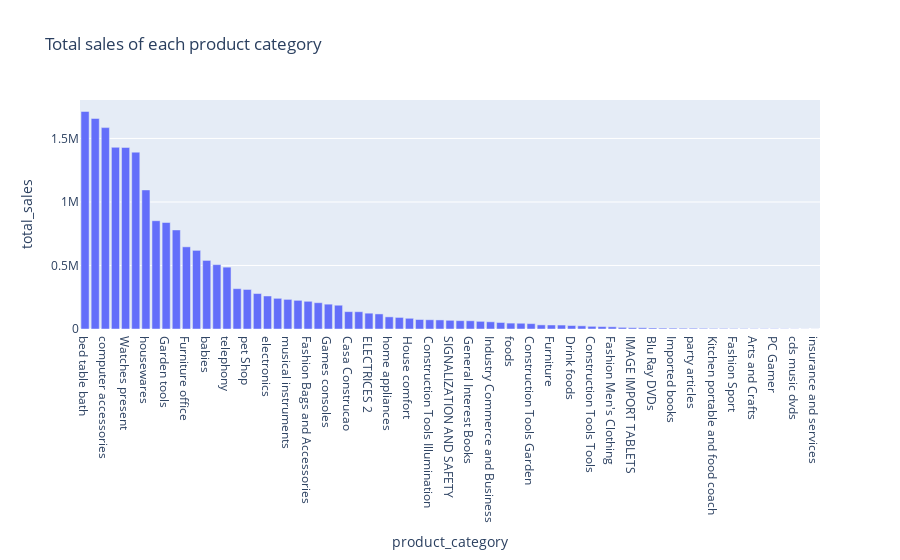

Notebook source saved alongside this figure:
### Code cell
px.bar(df,x="product_category",y="total_sales",title="Total sales of each product category")

### Figure 1 — Plotly figure (JSON) as saved in the notebook; plotly's stock layout.template omitted (floating-point values rounded to 4 significant figures)
{"data": [{"alignmentgroup": "True", "hovertemplate": "product_category=%{x}<br>total_sales=%{y}<extra></extra>", "legendgroup": "", "marker": {"color": "#636efa", "pattern": {"shape": ""}}, "name": "", "offsetgroup": "", "orientation": "v", "showlegend": false, "textposition": "auto", "type": "bar", "x": ["bed table bath", "HEALTH BEAUTY", "computer accessories", "Furniture Decoration", "Watches present", "sport leisure", "housewares", "automotive", "Garden tools", "Cool Stuff", "Furniture office", "toys", "babies", "perfumery", "telephony", "stationary store", "pet Shop", "PCs", "electronics", null, "Construction Tools Construction", "musical instruments", "electrostile", "Fashion Bags and Accessories", "fixed telephony", "Games consoles", "Bags Accessories", "Casa Construcao", "Room Furniture", "ELECTRICES 2", "Agro Industria e Comercio", "home appliances", "climatization", "House comfort", "Furniture Kitchen Service Area Dinner and Garden", "Construction Tools Illumination", "drinks", "SIGNALIZATION AND SAFETY", "CONSTRUCTION SECURITY TOOLS", "General Interest Books", "audio", "Industry Commerce and Business", "HOUSE PASTALS OVEN AND CAFE", "foods", "Market Place", "Construction Tools Garden", "Fashion Calcados", "Furniture", "Art", "Drink foods", "technical books", "Construction Tools Tools", "Christmas articles", "Fashion Men's Clothing", "Fashion Underwear and Beach Fashion", "IMAGE IMPORT TABLETS", "cine photo", "Blu Ray DVDs", "song", "Imported books", "CITTE AND UPHACK FURNITURE", "party articles", "Fashion Women's Clothing", "Kitchen portable and food coach", "Hygiene diapers", "Fashion Sport", "La Cuisine", "Arts and Crafts", "flowers", "PC Gamer", "House Comfort 2", "cds music dvds", "Fashion Children's Clothing", "insurance and services"], "xaxis": "x", "y": [1713000.0, 1657000.0, 1585000.0, 1430000.0, 1429000.0, 1392000.0, 1095000.0, 852300.0, 838300.0, 779698, 646800.0, 619000.0, 539800.0, 506700.0, 486900.0, 317400.0, 311300.0, 279100.0, 259900.0, 252800.0, 241500.0, 233100.0, 225600.0, 218200.0, 207000.0, 195500.0, 187200.0, 136600.0, 136100.0, 124600.0, 118700.0, 95530.0, 91170.0, 84330.0, 74660.0, 72710.0, 71430.0, 68490.0, 65690.0, 64690.0, 60320.0, 56750.0, 51230.0, 46430.0, 45340.0, 42390.0, 32420.0, 31600.0, 30990.0, 27290.0, 24920.0, 21070.0, 18990.0, 17290.0, 12710.0, 10040.0, 9530.0, 7935.0, 6901.0, 6702.0, 5999.0, 5966.0, 5110.0, 4336.0, 4221.0, 3646.0, 2914.0, 2326.0, 2213.0, 2174.0, 1711.0, 1199.0, 785.7, 324.5], "yaxis": "y"}], "layout": {"barmode": "relative", "legend": {"tracegroupgap": 0}, "title": {"text": "Total sales of each product category"}, "xaxis": {"anchor": "y", "domain": [0, 1], "title": {"text": "product_category"}}, "yaxis": {"anchor": "x", "domain": [0, 1], "title": {"text": "total_sales"}}}}
